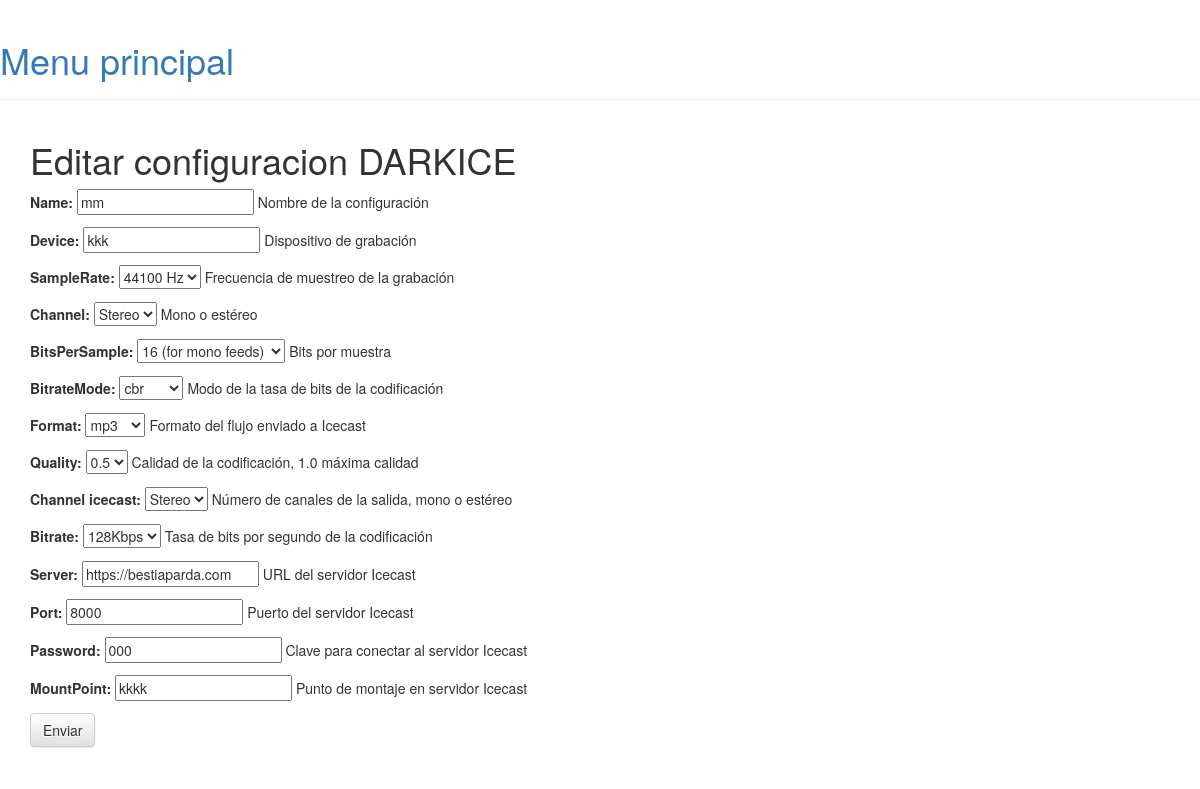
The app's page /config/edit/1/, older data.
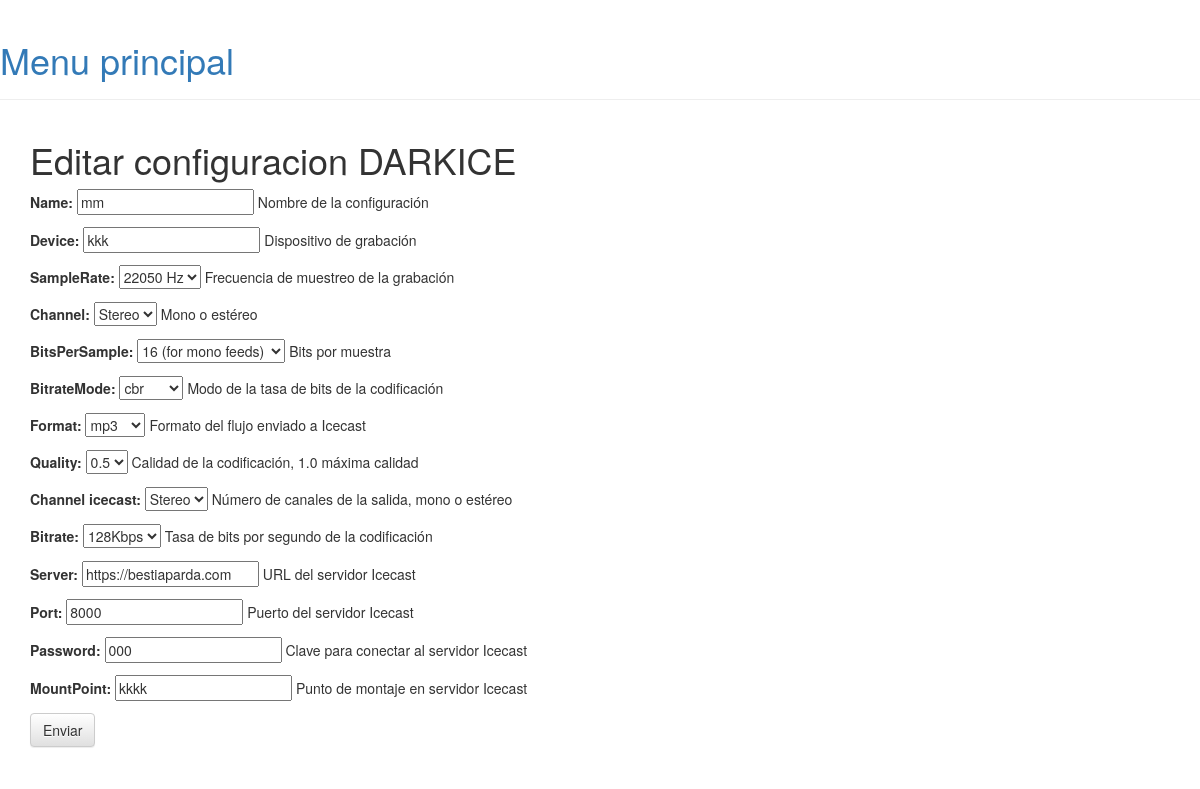
The same page, newer data.
### darkice/models.py (models this page shows, shortened)
class Config(models.Model):
	CHANNEL_CHOICES =(
    (1, "Mono"),
    (2, "Stereo"),
    )
	BITS_PER_SAMPLE_CHOICES =(
		(16, "16 (for mono feeds)"),
		(32,"32 (for stereo feeds)"),
	)
	BITRATE_CHOICES=(
		(96,"96Kbps"),
		(128,"128Kbps"),
		(160,"160Kbps"),
		(192,"192Kbps"),
		(320,"96Kbps"),
    )
	SAMPLE_RATE_CHOICES =(
		(11025 , "11025 Hz"),
        (22050 , "22050 Hz"),
		(44100 , "44100 Hz"),
		(48000 , "48000 Hz"),
    )
	FORMAT_CHOICES =(
		('vorbis' ,'vorbis'),
		('mp3' ,'mp3'),
		('mp2','mp2'),
		('aac' ,'aac'),
		('aacp' ,'aacp'),
	)
	BITRATE__MODE_CHOICES =(
		('cbr' ,'cbr'),
        ('abr' ,'abr'),
        ('vbr',"vbr"),
	)
	QUALITY_CHOICES= (
		(0.0 ,'0.0'),
		(0.1 ,'0.1'),
		(0.2 ,'0.2'),
		(0.3 ,'0.3'),
		(0.4 ,'0.4'),
		(0.5 ,'0.5'),
		(0.6 ,'0.6'),
		(0.7 ,'0.7'),
		(0.8 ,'0.8'),
        (0.9 , '0.9'),
		(1.0, '1.0'),
    )
	os.system("/home/chema/.WORK/pfc_1/audio_stream/dispositivos.sh")
	name=models.CharField(unique=True,max_length=10)
	device= models.CharField(max_length=6,help_text="Dispositivo de grabación")
	sampleRate= models.PositiveSmallIntegerField(choices=SAMPLE_RATE_CHOICES,default=44100,help_text="Frecuencia de muestreo de la grabación")
	bitsPerSample= models.PositiveSmallIntegerField(choices= BITS_PER_SAMPLE_CHOICES,default=16,help_text="Bits por muestra")
	channel= models.PositiveSmallIntegerField(choices=CHANNEL_CHOICES,default= 2,help_text="Mono o estéreo")
	bitrateMode= models.CharField(choices=BITRATE__MODE_CHOICES,max_length=3,help_text="Modo de la tasa de bits de la codificación")
	format= models.CharField(choices=FORMAT_CHOICES,default='mp3',max_length=3,help_text="Formato del flujo enviado a Icecast")
	quality= models.DecimalField(choices=QUALITY_CHOICES,default=1.0,max_digits=2,decimal_places=1,help_text="Calidad de la codificación, 1.0 máxima calidad")
	channel_icecast= models.PositiveSmallIntegerField(choices=CHANNEL_CHOICES,default=2,help_text="Número de canales de la salida, mono o estéreo")
	bitrate= models.PositiveSmallIntegerField(choices=BITRATE_CHOICES,default=128,help_text="Tasa de bits por segundo de la codificación")
	server= models.URLField(help_text="URL del servidor Icecast")
	port = models.PositiveSmallIntegerField(default=8000,help_text="Puerto del servidor Icecast")
	password= models.CharField(max_length=20,help_text="Clave para conectar al servidor Icecast")
	mountPoint= models.CharField(max_length=20,help_text="Punto de montaje en servidor Icecast")

### darkice/views.py (the view)
# urls.py: url(r'^config/edit/(\d+)/$', edit_configuration, name='edit_configuration'),
def edit_configuration(request,config_id):
    new_config=Config.objects.get(pk=config_id)
    if request.method == 'POST':
        form=PostForm(request.POST,instance=new_config)
        if form.is_valid():
          new_config.device=form.cleaned_data['device']
          new_config.sampleRate=form.cleaned_data['sampleRate']
          new_config.bitsPerSample=form.cleaned_data['bitsPerSample']
          new_config.channel=form.cleaned_data['channel']
          new_config.bitrateMode=form.cleaned_data['bitrateMode']
          new_config.format=form.cleaned_data['format']
          new_config.quality=form.cleaned_data['quality']
          new_config.bitrate=form.cleaned_data['bitrate']
          new_config.channel_icecast=form.cleaned_data['channel_icecast']
          new_config.server=form.cleaned_data['server']
          new_config.port=form.cleaned_data['port']
          new_config.mountPoint=form.cleaned_data['mountPoint']
          new_config.save()
        return redirect('/config/'+config_id)
    else:
        form = PostForm(instance=new_config)
        return render(request, 'darkice/config_edit.html', {'form': form})

### darkice/form.py (shortened to what this page needs)
class PostForm (forms.ModelForm):
   class Meta:
            model = Config
            fields = ('name','device', 'sampleRate','channel','bitsPerSample','bitrateMode','format','quality','channel_icecast','bitrate','server','port','password','mountPoint',)
            help_texts = {'name': "Nombre de la configuración",
            'device': "Dispositivo de grabación",
            'sampleRate': "Frecuencia de muestreo de la grabación",
            'bitsPerSample': "Bits por muestra",
            'channel':"Mono o estéreo",
            'bitrateMode': "Modo de la tasa de bits de la codificación",
            'format': "Formato del flujo enviado a Icecast",
            'quality':"Calidad de la codificación, 1.0 máxima calidad",
            'channel_icecast': "Número de canales de la salida, mono o estéreo",
            'bitrate': "Tasa de bits por segundo de la codificación",
            'server': "URL del servidor Icecast",
            'port': "Puerto del servidor Icecast",
            'password':"Clave para conectar al servidor Icecast",
            'mountPoint':"Punto de montaje en servidor Icecast",
            }

### darkice/templates/darkice/config_edit.html (shortened to what this page needs)
{% extends "darkice/base.html" %}
    {% block content %}
        <h1>Editar configuracion DARKICE</h1>
        <form method="POST" class="post-form">
            {{ form.as_p }}
            <button type="submit" class="save btn btn-default">Enviar</button>
        </form>
    {% endblock %}

Row changes from the older to the newer data that the page shows:
changed Config "mm": sampleRate "44100 Hz" → "22050 Hz"
